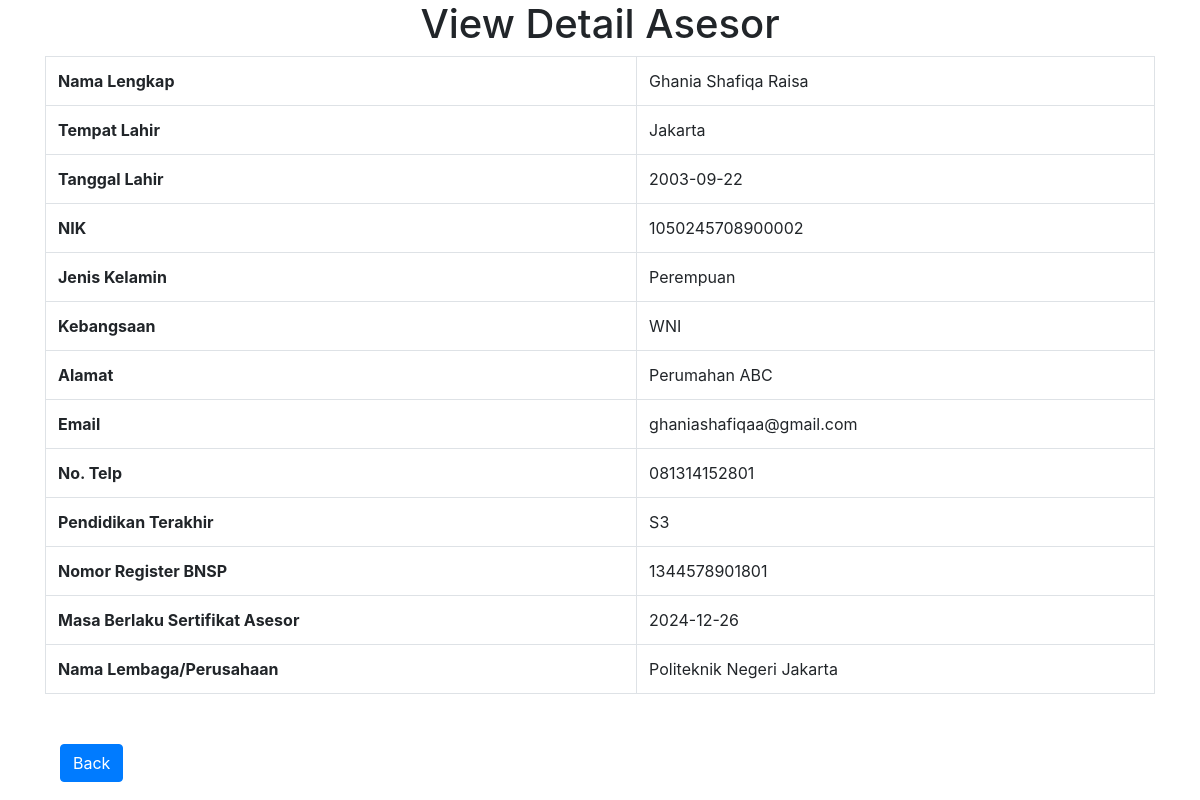
/view-detail-asesor.php?nik_number=1050245708900002, run on the app's committed database.
### tables this page shows
CREATE TABLE `data_asesor` (
  `id_assessor` int(11) NOT NULL,
  `assessor_name` varchar(255) NOT NULL,
  `tempat_lahir` varchar(255) NOT NULL,
  `birth_date` date NOT NULL,
  `nik_number` varchar(255) NOT NULL,
  `gender` enum('Laki-laki','Perempuan') NOT NULL,
  `nationality` varchar(255) NOT NULL,
  `address` varchar(255) NOT NULL,
  `email` varchar(255) NOT NULL,
  `phone_number` varchar(255) NOT NULL,
  `education_level` varchar(255) NOT NULL,
  `bnsp_reg_num` varchar(255) NOT NULL,
  `exp_date_sertificate` date NOT NULL,
  `institutional_name` varchar(255) NOT NULL
);

### src/view-detail-asesor.php (the view, shortened to what this page needs)
<!DOCTYPE html>
<html>
<head>
    <link rel="stylesheet" href="https://stackpath.bootstrapcdn.com/bootstrap/4.5.2/css/bootstrap.min.css">
</head>
<body>
    <div class="container">
        <h1 class="text-center">View Detail Asesor</h1>
        <table class="table table-bordered">
            <tbody>
                <?php
                $servername = "localhost";
                $username = "root";
                $password = "";
                $dbname = "pendaftaran";
                $conn = mysqli_connect($servername, $username, $password, $dbname);
                $sql = "SELECT * FROM data_asesor WHERE nik_number='".$_GET['nik_number']."'";
                $result = mysqli_query($conn, $sql);
                if (mysqli_num_rows($result) > 0) {
                    while($row = mysqli_fetch_assoc($result)) {
                        echo
                        "<tr>
                            <th>Nama Lengkap</th>
                            <td>".$row["assessor_name"]."</td>
                        </tr>
                        <tr>
                        <th>Tempat Lahir</th>
                        <td>".$row["tempat_lahir"]."</td>
                        </tr>
                        <tr>
                        <th>Tanggal Lahir</th>
                        <td>".$row["birth_date"]."</td>
                        </tr>
                        <tr>
                        <th>NIK</th>
                        <td>".$row["nik_number"]."</td>
                        </tr>
                        <tr>
                        <th>Jenis Kelamin</th>
                        <td>".$row["gender"]."</td>
                        </tr>
                        <tr>
                        <th>Kebangsaan</th>
                        <td>".$row["nationality"]."</td>
                        </tr>
                        <tr>
                        <th>Alamat</th>
                        <td>".$row["address"]."</td>
                        </tr>
                        <tr>
                        <th>Email</th>
                        <td>".$row["email"]."</td>
                        </tr>
                        <tr>
                        <th>No. Telp</th>
                        <td>".$row["phone_number"]."</td>
                        </tr>
                        <tr>
                        <th>Pendidikan Terakhir</th>
                        <td>".$row["education_level"]."</td>
                        </tr>
                        <tr>
                        <th>Nomor Register BNSP</th>
                        <td>".$row["bnsp_reg_num"]."</td>
                        </tr>
                        <tr>
                        <th>Masa Berlaku Sertifikat Asesor</th>
                        <td>".$row["exp_date_sertificate"]."</td>
                        </tr>
                        <tr>
                        <th>Nama Lembaga/Perusahaan</th>
                        <td>".$row["institutional_name"]."</td>
                        </tr>";
                    }
                } else {
                    echo "0 results";
                }
                ?>
            </tbody>
        </table>
        <div class="container" style="margin-top: 50px;">
            <div class="row">
                <div class="col-6">
                    <a href="view-data-asesor.php" class="btn btn-primary">Back</a>
                </div>
            </div>
        </div>
    </div>
</body>
</html>

### data on the page
data_asesor: assessor_name "Ghania Shafiqa Raisa", tempat_lahir "Jakarta", birth_date "2003-09-22", nik_number "1050245708900002", gender "Perempuan", nationality "WNI", address "Perumahan ABC", email "ghaniashafiqaa@gmail.com", phone_number "081314152801", education_level "S3", bnsp_reg_num "1344578901801", exp_date_sertificate "2024-12-26", institutional_name "Politeknik Negeri Jakarta"
